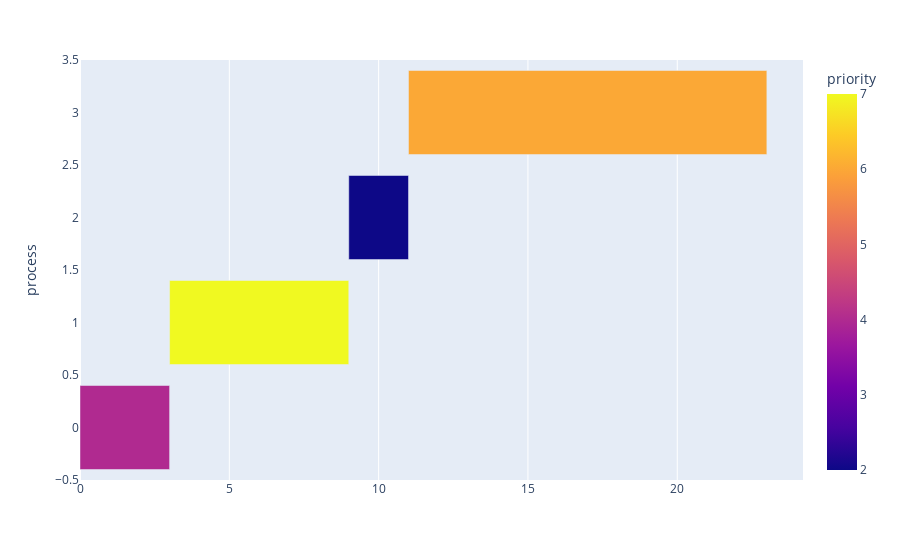

Notebook code for this chart:
### Markdown cell above
## Testing
First test the FCFS scheduler

### Code cell
# run kernel with FCFS scheduling algorithm
op.kernel(s.FCFS_scheduler)

# read CPU data from kernel run
df = pd.read_csv('results.csv')
df.head()

# use Prof. Al Madi's code to plot
fig = px.timeline(df, x_start='start', x_end='finish', y='process', color='priority')
df['delta'] = df['finish'] - df['start']
fig.layout.xaxis.type = 'linear'
fig.data[0].x = df.delta.tolist()
fig.show()

### Figure 1 — Plotly figure (JSON) as saved in the notebook; plotly's stock layout.template omitted (floating-point values rounded to 4 significant figures)
{"data": [{"alignmentgroup": "True", "base": [0, 3, 9, 11], "hovertemplate": "start=%{base}<br>finish=%{x}<br>process=%{y}<br>priority=%{marker.color}<extra></extra>", "legendgroup": "", "marker": {"color": [4, 7, 2, 6], "coloraxis": "coloraxis"}, "name": "", "offsetgroup": "", "orientation": "h", "showlegend": false, "textposition": "auto", "type": "bar", "x": [3, 6, 2, 12], "xaxis": "x", "y": [0, 1, 2, 3], "yaxis": "y"}], "layout": {"barmode": "overlay", "coloraxis": {"colorbar": {"title": {"text": "priority"}}, "colorscale": [[0, "#0d0887"], [0.1111, "#46039f"], [0.2222, "#7201a8"], [0.3333, "#9c179e"], [0.4444, "#bd3786"], [0.5556, "#d8576b"], [0.6667, "#ed7953"], [0.7778, "#fb9f3a"], [0.8889, "#fdca26"], [1, "#f0f921"]]}, "legend": {"tracegroupgap": 0}, "margin": {"t": 60}, "xaxis": {"anchor": "y", "domain": [0, 1], "type": "linear"}, "yaxis": {"anchor": "x", "domain": [0, 1], "title": {"text": "process"}}}}
